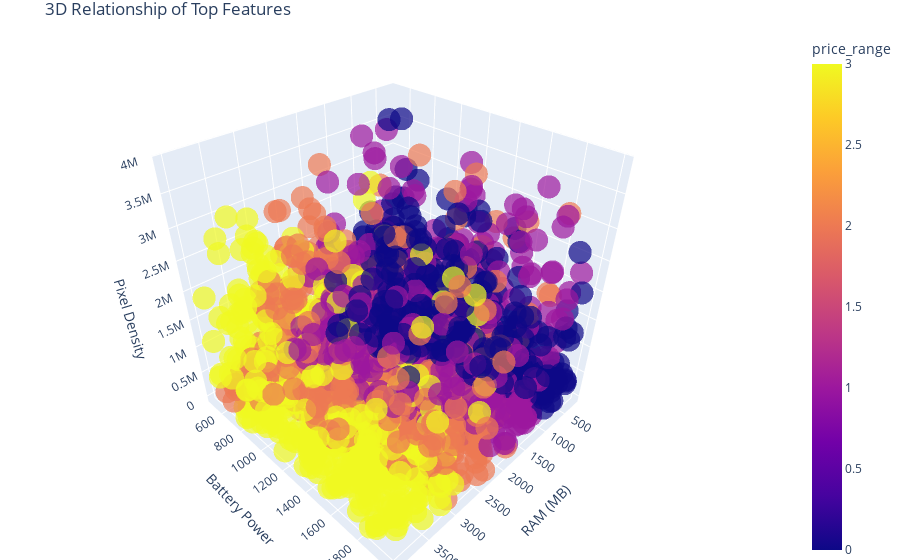

This figure's notebook cell:
### Code cell
fig = px.scatter_3d(df, x='ram', y='battery_power', z='pixel_density',
                    color='price_range', color_discrete_sequence=colors,
                    title='3D Relationship of Top Features',
                    labels={'ram': 'RAM (MB)', 
                           'battery_power': 'Battery Power',
                           'pixel_density': 'Pixel Density'},
                    hover_data=['px_height', 'px_width', 'mobile_wt'],
                    opacity=0.7, size_max=10)
fig.update_layout(margin=dict(l=0, r=0, b=0, t=30))
fig.show()

### Figure 1 — Plotly figure (JSON) as saved in the notebook; plotly's stock layout.template omitted (floating-point values rounded to 4 significant figures; data arrays with more than 128 entries replaced by an {"elided": "..."} marker saying what was removed)
{"data": [{"customdata": {"elided": "2000x3 int values"}, "hovertemplate": "RAM (MB)=%{x}<br>Battery Power=%{y}<br>Pixel Density=%{z}<br>px_height=%{customdata[0]}<br>px_width=%{customdata[1]}<br>mobile_wt=%{customdata[2]}<br>price_range=%{marker.color}<extra></extra>", "legendgroup": "", "marker": {"color": {"elided": "2000 int values"}, "coloraxis": "coloraxis", "opacity": 0.7, "symbol": "circle"}, "mode": "markers", "name": "", "scene": "scene", "showlegend": false, "type": "scatter3d", "x": {"elided": "2000 int values"}, "y": {"elided": "2000 int values"}, "z": {"elided": "2000 int values"}}], "layout": {"coloraxis": {"colorbar": {"title": {"text": "price_range"}}, "colorscale": [[0, "#0d0887"], [0.1111, "#46039f"], [0.2222, "#7201a8"], [0.3333, "#9c179e"], [0.4444, "#bd3786"], [0.5556, "#d8576b"], [0.6667, "#ed7953"], [0.7778, "#fb9f3a"], [0.8889, "#fdca26"], [1, "#f0f921"]]}, "legend": {"tracegroupgap": 0}, "margin": {"b": 0, "l": 0, "r": 0, "t": 30}, "scene": {"domain": {"x": [0, 1], "y": [0, 1]}, "xaxis": {"title": {"text": "RAM (MB)"}}, "yaxis": {"title": {"text": "Battery Power"}}, "zaxis": {"title": {"text": "Pixel Density"}}}, "title": {"text": "3D Relationship of Top Features"}}}
